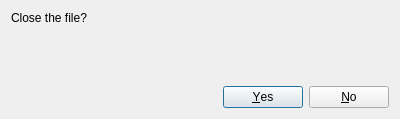
<?xml version="1.0" encoding="UTF-8"?>
<ui version="4.0">
 <class>CloseDialog</class>
 <widget class="QDialog" name="CloseDialog">
  <property name="geometry">
   <rect>
    <x>0</x>
    <y>0</y>
    <width>400</width>
    <height>119</height>
   </rect>
  </property>
  <property name="windowTitle">
   <string>Changes unsaved</string>
  </property>
  <property name="modal">
   <bool>true</bool>
  </property>
  <layout class="QVBoxLayout" name="verticalLayout">
   <item>
    <widget class="QLabel" name="label">
     <property name="text">
      <string>Close the file?</string>
     </property>
     <property name="alignment">
      <set>Qt::AlignLeading|Qt::AlignLeft|Qt::AlignTop</set>
     </property>
     <property name="wordWrap">
      <bool>true</bool>
     </property>
    </widget>
   </item>
   <item>
    <widget class="QDialogButtonBox" name="buttonBox">
     <property name="orientation">
      <enum>Qt::Horizontal</enum>
     </property>
     <property name="standardButtons">
      <set>QDialogButtonBox::No|QDialogButtonBox::Yes</set>
     </property>
    </widget>
   </item>
  </layout>
 </widget>
 <resources/>
 <connections>
  <connection>
   <sender>buttonBox</sender>
   <signal>accepted()</signal>
   <receiver>CloseDialog</receiver>
   <slot>accept()</slot>
   <hints>
    <hint type="sourcelabel">
     <x>199</x>
     <y>97</y>
    </hint>
    <hint type="destinationlabel">
     <x>199</x>
     <y>59</y>
    </hint>
   </hints>
  </connection>
  <connection>
   <sender>buttonBox</sender>
   <signal>rejected()</signal>
   <receiver>CloseDialog</receiver>
   <slot>reject()</slot>
   <hints>
    <hint type="sourcelabel">
     <x>199</x>
     <y>97</y>
    </hint>
    <hint type="destinationlabel">
     <x>199</x>
     <y>59</y>
    </hint>
   </hints>
  </connection>
 </connections>
</ui>
